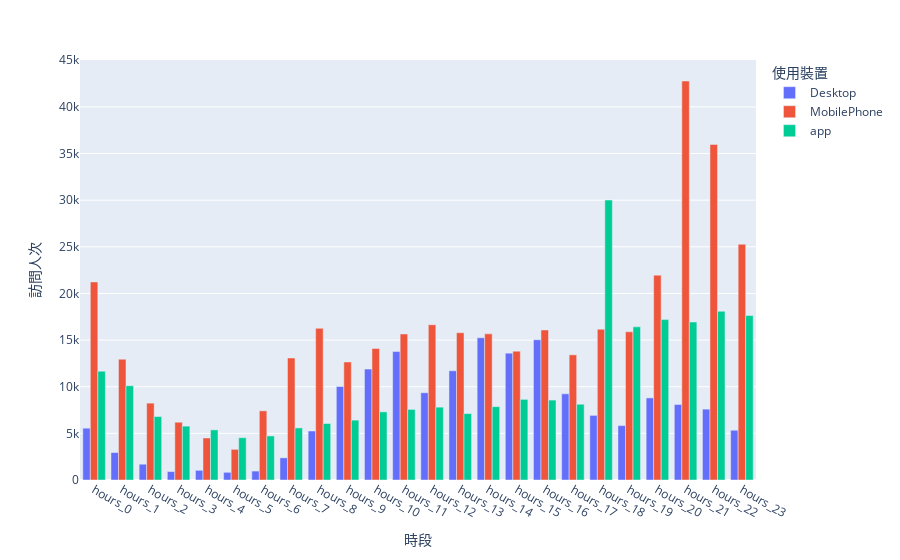

This figure's notebook cell:
### Code cell
# HF每小時各裝置流量
df_yesterday_time_HF = df_yesterday[df_yesterday['訪問網站'] == '好房網'].groupby('使用裝置').sum()
df_yesterday_time_HF = df_yesterday_time_HF.iloc[:, [i for i in range(2, 26)]].reset_index().melt(id_vars=["使用裝置"], 
                                                          var_name="時段", 
                                                          value_name="訪問人次")
fig = px.bar(df_yesterday_time_HF, x="時段", y="訪問人次", color='使用裝置', barmode='group')
fig.show()

### Figure 1 — Plotly figure (JSON) as saved in the notebook; plotly's stock layout.template omitted (floating-point values rounded to 4 significant figures)
{"data": [{"alignmentgroup": "True", "hoverlabel": {"namelength": 0}, "hovertemplate": "使用裝置=Desktop<br>時段=%{x}<br>訪問人次=%{y}", "legendgroup": "Desktop", "marker": {"color": "#636efa"}, "name": "Desktop", "offsetgroup": "Desktop", "orientation": "v", "showlegend": true, "textposition": "auto", "type": "bar", "x": ["hours_0", "hours_1", "hours_2", "hours_3", "hours_4", "hours_5", "hours_6", "hours_7", "hours_8", "hours_9", "hours_10", "hours_11", "hours_12", "hours_13", "hours_14", "hours_15", "hours_16", "hours_17", "hours_18", "hours_19", "hours_20", "hours_21", "hours_22", "hours_23"], "xaxis": "x", "y": [5554, 2942, 1693, 906, 1040, 824, 958, 2374, 5252, 10020, 11895, 13770, 9352, 11713, 15249, 13596, 15038, 9238, 6928, 5833, 8801, 8096, 7597, 5334], "yaxis": "y"}, {"alignmentgroup": "True", "hoverlabel": {"namelength": 0}, "hovertemplate": "使用裝置=MobilePhone<br>時段=%{x}<br>訪問人次=%{y}", "legendgroup": "MobilePhone", "marker": {"color": "#EF553B"}, "name": "MobilePhone", "offsetgroup": "MobilePhone", "orientation": "v", "showlegend": true, "textposition": "auto", "type": "bar", "x": ["hours_0", "hours_1", "hours_2", "hours_3", "hours_4", "hours_5", "hours_6", "hours_7", "hours_8", "hours_9", "hours_10", "hours_11", "hours_12", "hours_13", "hours_14", "hours_15", "hours_16", "hours_17", "hours_18", "hours_19", "hours_20", "hours_21", "hours_22", "hours_23"], "xaxis": "x", "y": [21231, 12949, 8240, 6194, 4506, 3286, 7416, 13079, 16262, 12653, 14103, 15654, 16645, 15791, 15667, 13813, 16085, 13419, 16167, 15889, 21963, 42775, 35977, 25277], "yaxis": "y"}, {"alignmentgroup": "True", "hoverlabel": {"namelength": 0}, "hovertemplate": "使用裝置=app<br>時段=%{x}<br>訪問人次=%{y}", "legendgroup": "app", "marker": {"color": "#00cc96"}, "name": "app", "offsetgroup": "app", "orientation": "v", "showlegend": true, "textposition": "auto", "type": "bar", "x": ["hours_0", "hours_1", "hours_2", "hours_3", "hours_4", "hours_5", "hours_6", "hours_7", "hours_8", "hours_9", "hours_10", "hours_11", "hours_12", "hours_13", "hours_14", "hours_15", "hours_16", "hours_17", "hours_18", "hours_19", "hours_20", "hours_21", "hours_22", "hours_23"], "xaxis": "x", "y": [11669, 10103, 6802, 5775, 5374, 4533, 4721, 5584, 6055, 6418, 7304, 7569, 7808, 7119, 7863, 8643, 8568, 8123, 30011, 16418, 17198, 16935, 18093, 17632], "yaxis": "y"}], "layout": {"barmode": "group", "legend": {"title": {"text": "使用裝置"}, "tracegroupgap": 0}, "margin": {"t": 60}, "xaxis": {"anchor": "y", "domain": [0, 1], "title": {"text": "時段"}}, "yaxis": {"anchor": "x", "domain": [0, 1], "title": {"text": "訪問人次"}}}}
